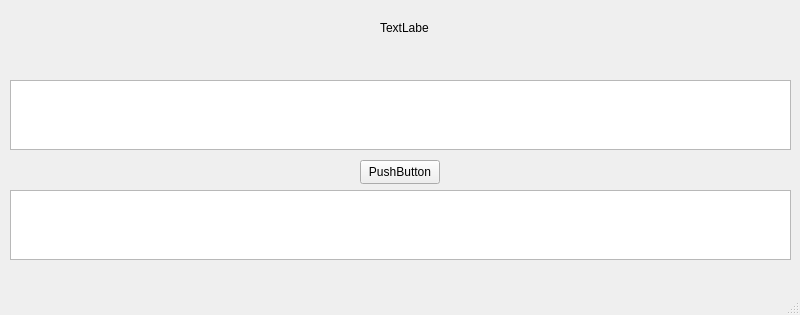
<?xml version="1.0" encoding="UTF-8"?>
<ui version="4.0">
 <class>MainWindow</class>
 <widget class="QMainWindow" name="MainWindow">
  <property name="geometry">
   <rect>
    <x>0</x>
    <y>0</y>
    <width>800</width>
    <height>315</height>
   </rect>
  </property>
  <property name="windowTitle">
   <string>MainWindow</string>
  </property>
  <widget class="QWidget" name="centralwidget">
   <widget class="QTextEdit" name="inputEdit">
    <property name="geometry">
     <rect>
      <x>10</x>
      <y>80</y>
      <width>781</width>
      <height>70</height>
     </rect>
    </property>
   </widget>
   <widget class="QTextEdit" name="outputEdit">
    <property name="geometry">
     <rect>
      <x>10</x>
      <y>190</y>
      <width>781</width>
      <height>70</height>
     </rect>
    </property>
   </widget>
   <widget class="QPushButton" name="assembleButton">
    <property name="geometry">
     <rect>
      <x>360</x>
      <y>160</y>
      <width>80</width>
      <height>24</height>
     </rect>
    </property>
    <property name="text">
     <string>PushButton</string>
    </property>
   </widget>
   <widget class="QLabel" name="descriptionLabel">
    <property name="geometry">
     <rect>
      <x>380</x>
      <y>20</y>
      <width>49</width>
      <height>16</height>
     </rect>
    </property>
    <property name="text">
     <string>TextLabel</string>
    </property>
   </widget>
  </widget>
  <widget class="QMenuBar" name="menubar">
   <property name="geometry">
    <rect>
     <x>0</x>
     <y>0</y>
     <width>800</width>
     <height>21</height>
    </rect>
   </property>
  </widget>
  <widget class="QStatusBar" name="statusbar"/>
 </widget>
 <resources/>
 <connections/>
</ui>
